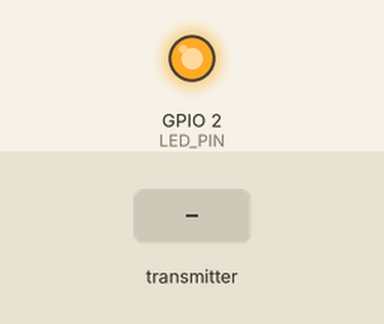
Simulated run of this sketch. Board: ESP32. On the bench: output pins drawn as LEDs (lit = HIGH). Dashed ring = blinking. Inputs (shaded band) come from the test bench. What the sketch prints to the serial monitor is not drawn.

Above: at 1.1 s.
At 3.4 s:
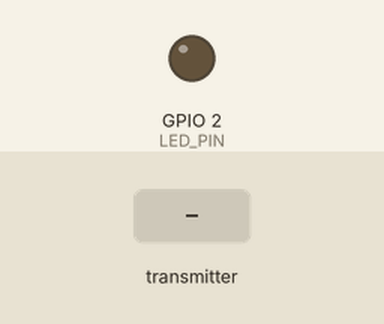
3.5 s: the transmitter starts sending qrCode = 0
At 4.4 s:
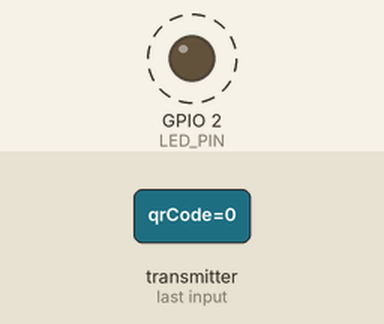
Timing chart, 0 to 11.1 s (numbered marks = the images above; inputs shaded):
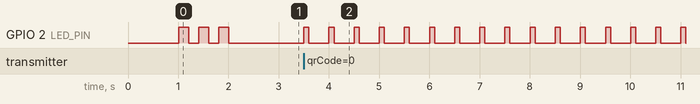

Measured:
- after the input at 3.5 s, GPIO 2 (LED_PIN): alternates HIGH for 0.10 s and LOW for 0.40 s, starting at once

The sketch:

test_esp_receive.ino
```cpp
#include <Arduino.h>
#include <WiFi.h>
#include <esp_now.h>
#include <freertos/FreeRTOS.h>
#include <freertos/task.h>
#include <freertos/semphr.h>
#include <freertos/queue.h>
#include <ArduinoJson.h>

// ========== Data Structure ==========
#define MAX_QR_LEN 100
#define QUEUE_SIZE 10
#define LED_PIN 2

typedef struct {
  char qrCode[MAX_QR_LEN];
  char userId[16];
  uint32_t timestamp;
  uint8_t checksum;
} QRMessage;

// ========== Global Variables ==========
QueueHandle_t receivedQueue;
SemaphoreHandle_t dataMutex;
unsigned long lastReceiveTime = 0;
int totalReceived = 0;

// ========== Utility Functions ==========
uint8_t calculateChecksum(const char* data) {
  uint8_t checksum = 0;
  for (int i = 0; i < strlen(data); i++) {
    checksum ^= data[i];
  }
  return checksum;
}

bool validateMessage(const QRMessage* msg) {

  if (strlen(msg->qrCode) == 0 || strlen(msg->qrCode) >= MAX_QR_LEN) {
    return false;
  }

  // Kiểm tra checksum
  uint8_t calculatedChecksum = calculateChecksum(msg->qrCode);
  if (calculatedChecksum != msg->checksum) {
    Serial.println("⚠️ Checksum mismatch!");
    return false;
  }

  return true;
}

// ========== ESP-NOW Callback ==========
void OnDataRecv(const esp_now_recv_info_t *info, const uint8_t *incomingData, int len) {
  if (len == sizeof(QRMessage)) {
    QRMessage receivedMsg;
    memcpy(&receivedMsg, incomingData, sizeof(receivedMsg));

    digitalWrite(LED_PIN, HIGH);

    // Gửi vào queue để xử lý
    if (xQueueSend(receivedQueue, &receivedMsg, 0) == pdTRUE) {
      totalReceived++;
      lastReceiveTime = millis();
    } else {
      Serial.println(" Queue full - Data dropped!");
    }


    vTaskDelay(pdMS_TO_TICKS(100));
    digitalWrite(LED_PIN, LOW);
  } else {
    Serial.printf("❌ Invalid data size received: %d bytes\n", len);
  }
}

// ========== Task xử lý dữ liệu nhận được ==========

void TaskProcessReceived(void *pvParameters) {
  QRMessage receivedMsg;

  while (1) {

    if (xQueueReceive(receivedQueue, &receivedMsg, portMAX_DELAY) == pdTRUE) {

      Serial.println("===== NEW QR RECEIVED =====");
      Serial.printf("QR Code: %s\n", receivedMsg.qrCode);
      Serial.printf("User ID: %s\n", receivedMsg.userId);
      Serial.println("================================\n");
    }

    vTaskDelay(pdMS_TO_TICKS(10));
  }
}


// ========== Setup ==========
void setup() {
  Serial.begin(115200);
  delay(1000);
  Serial.println("\n ESP32 QR Code Receiver Starting...");

  // Init LED
  pinMode(LED_PIN, OUTPUT);
  digitalWrite(LED_PIN, LOW);

  // ========== Init WiFi & ESP-NOW ==========
  Serial.print(" Initializing ESP-NOW... ");
  WiFi.mode(WIFI_STA);
  WiFi.disconnect();

  if (esp_now_init() != ESP_OK) {
    Serial.println(" ESP-NOW Init Failed!");
    ESP.restart();
  }

  // Register callback cho receive
  esp_now_register_recv_cb(OnDataRecv);

  Serial.println(" Success");
  Serial.printf(" MAC Address: %s\n", WiFi.macAddress().c_str());

  // ========== Init FreeRTOS ==========
  Serial.print("🔧 Initializing FreeRTOS... ");

  // Tạo Queue
  receivedQueue = xQueueCreate(QUEUE_SIZE, sizeof(QRMessage));
  dataMutex = xSemaphoreCreateMutex();

  if (!receivedQueue || !dataMutex) {
    Serial.println("❌ Failed to create Queue/Mutex!");
    ESP.restart();
  }

  // Tạo Tasks
  xTaskCreate(TaskProcessReceived, "ProcessQR", 4096, NULL, 3, NULL);

  Serial.println(" System Ready - Waiting for QR codes...\n");

  // Blink LED để báo system ready
  for (int i = 0; i < 3; i++) {
    digitalWrite(LED_PIN, HIGH);
    delay(200);
    digitalWrite(LED_PIN, LOW);
    delay(200);
  }
}

// ========== Loop ==========
void loop() {

  vTaskDelay(pdMS_TO_TICKS(1000));
}
```
